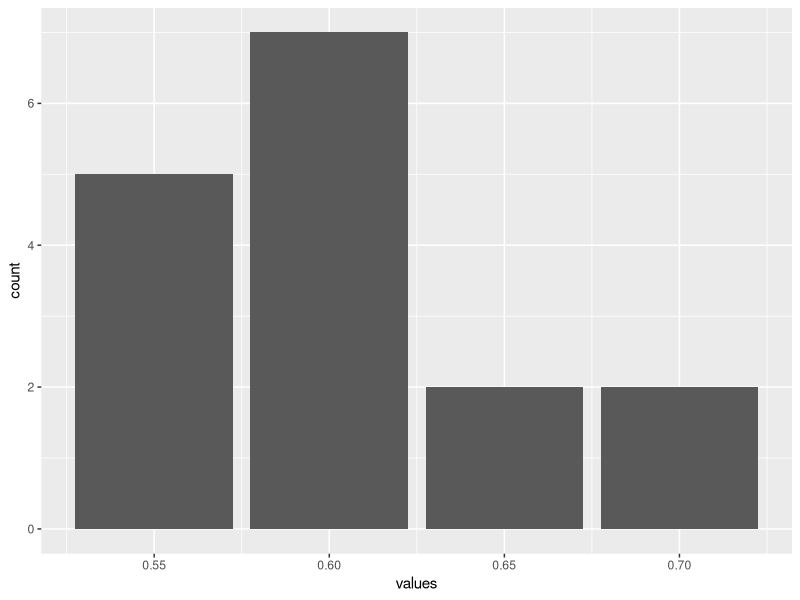

Write R code to recreate this figure.
## ---- chunk 1
library(tidyverse)
## ---- chunk 2
sample_proportions <- data.frame(
  values = c(0.55, 0.55, 0.6, 0.55, 0.6, 0.55, 0.6, 0.6, 0.6, 0.6, 0.65, 0.7, 0.6, 0.65, 0.55, 0.7)
)

sample_proportions
## ---- chunk 3
ggplot(sample_proportions, aes(x = values)) +
  geom_bar()
